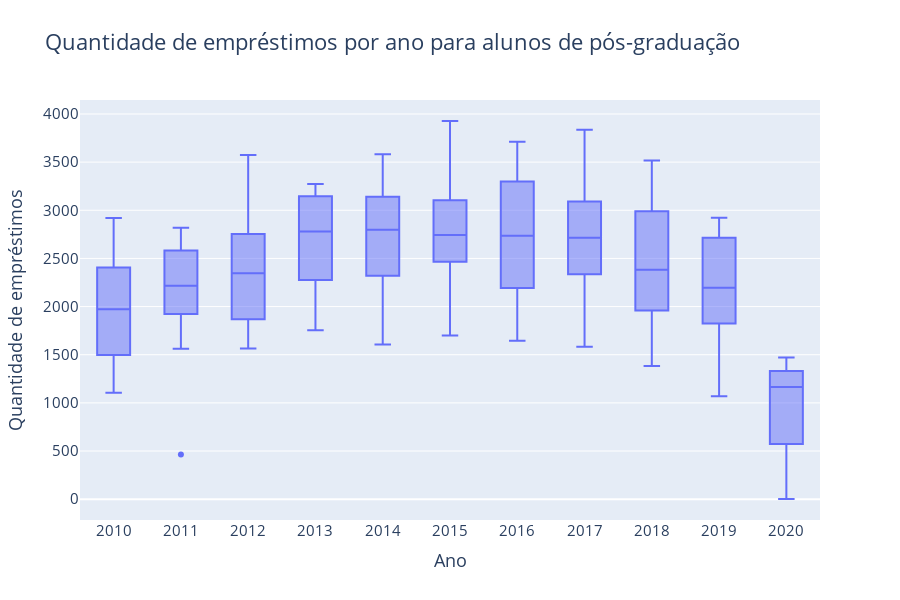

Notebook source saved alongside this figure:
### Markdown cell above
## Transforms list into dataframe and plots for 'aluno pós-graduação'

### Code cell
df_boxposg = pd.DataFrame(list_boxposg)
df_boxposg = df_boxposg.transpose()
df_boxposg.columns = ['2010', '2011', '2012', '2013', '2014', '2015', '2016', '2017', '2018', '2019', '2020']
fig = px.box(df_boxposg,
             labels={
                    'value':'Quantidade de empréstimos',          
                    },
             title='Quantidade de empréstimos por ano para alunos de pós-graduação',
             width=900,height=600)
fig.update_layout(title_font_size=22,font_size=15,xaxis_title='Ano')
fig.show()
df_boxposg.describe()

### Figure 1 — Plotly figure (JSON) as saved in the notebook; plotly's stock layout.template omitted (floating-point values rounded to 4 significant figures; data arrays with more than 128 entries replaced by an {"elided": "..."} marker saying what was removed)
{"data": [{"alignmentgroup": "True", "hovertemplate": "variable=%{x}<br>Quantidade de empréstimos=%{y}<extra></extra>", "legendgroup": "", "marker": {"color": "#636efa"}, "name": "", "notched": false, "offsetgroup": "", "orientation": "v", "showlegend": false, "type": "box", "x": {"elided": "132 str values"}, "x0": " ", "xaxis": "x", "y": {"elided": "132 int values"}, "y0": " ", "yaxis": "y"}], "layout": {"boxmode": "group", "font": {"size": 15}, "height": 600, "legend": {"tracegroupgap": 0}, "title": {"font": {"size": 22}, "text": "Quantidade de empréstimos por ano para alunos de pós-graduação"}, "width": 900, "xaxis": {"anchor": "y", "domain": [0, 1], "title": {"text": "Ano"}}, "yaxis": {"anchor": "x", "domain": [0, 1], "title": {"text": "Quantidade de empréstimos"}}}}
